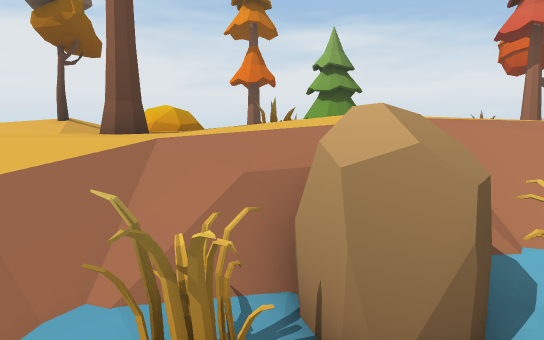
view 1 (above)

19 first-person views from a walk through a Unity game level. The camera is 1.4 m above the floor, tilts 6° down and sees 75° across. The floor is counted in squares, 1 m on a side. Each view is taken from the middle of a square. On the plan, view 1 faces up. The plan holds only what a view shows up to about 15 squares ahead; the rest is blank. The place goes on beyond the plan. Some animated figures are left out. Some surface patterns are stand-ins.

view 2
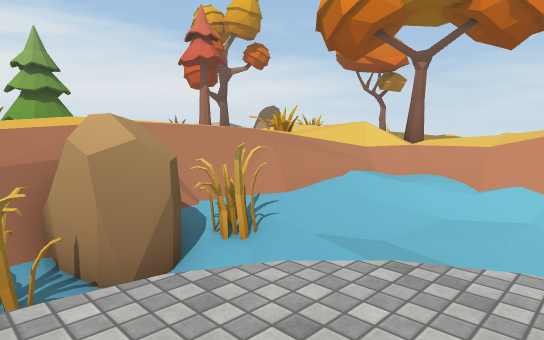

view 3
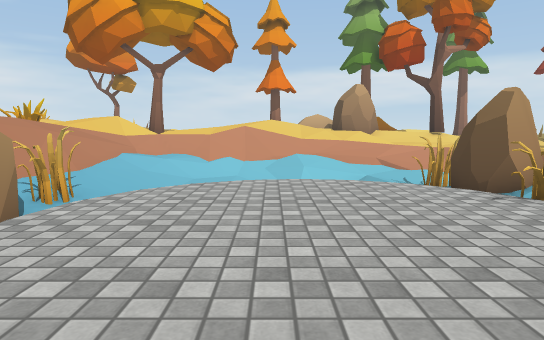

view 4
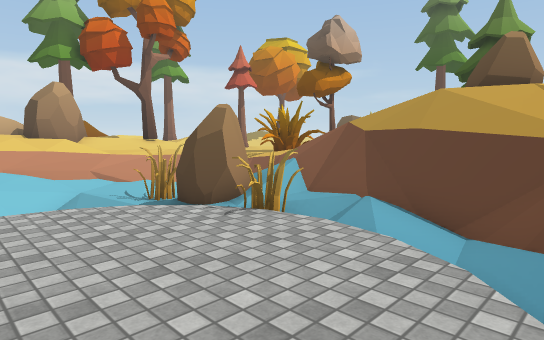

view 5
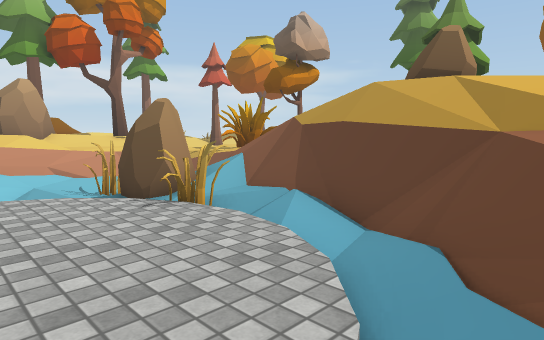

view 6
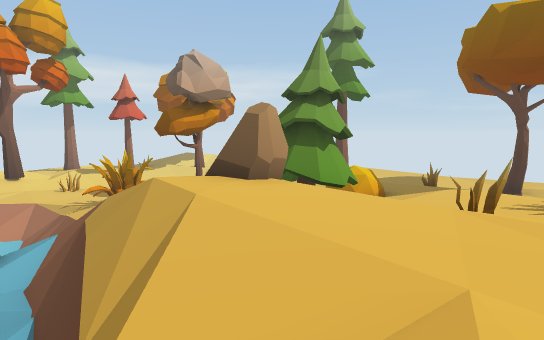

view 7
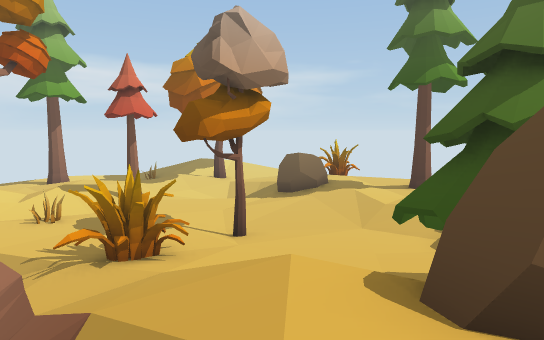

view 8
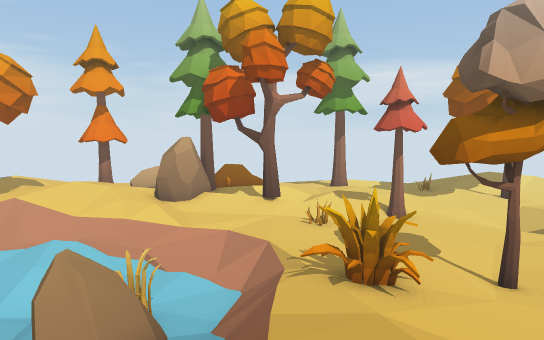

view 9
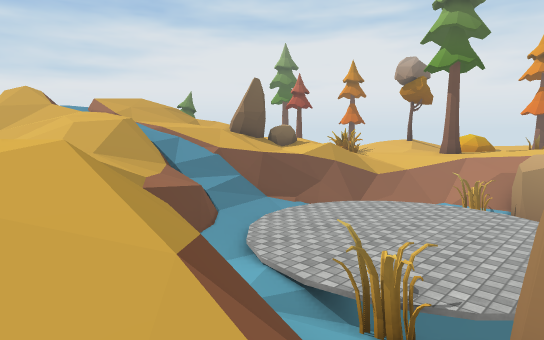

view 10
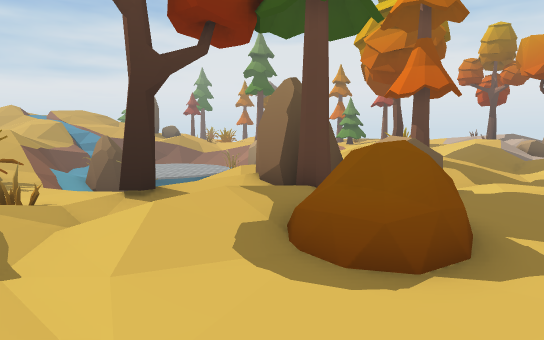

view 11
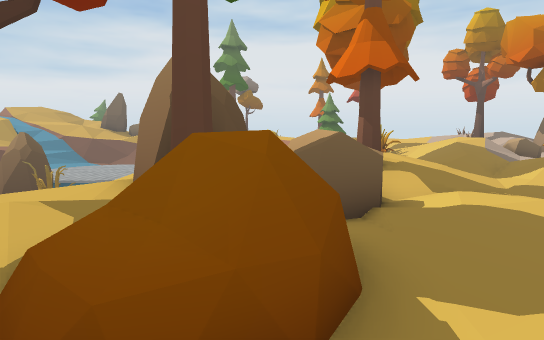

view 12
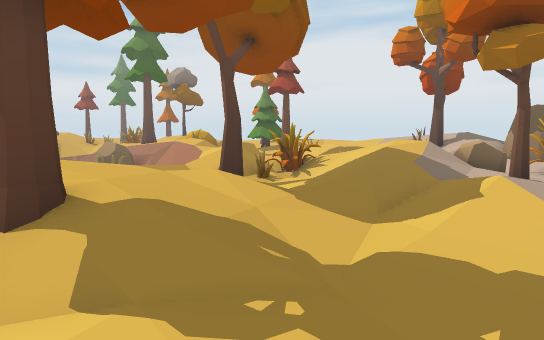

view 13
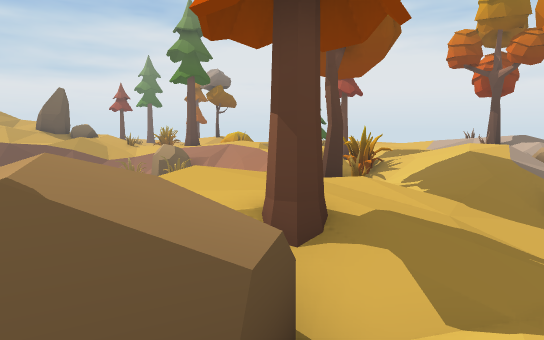

view 14
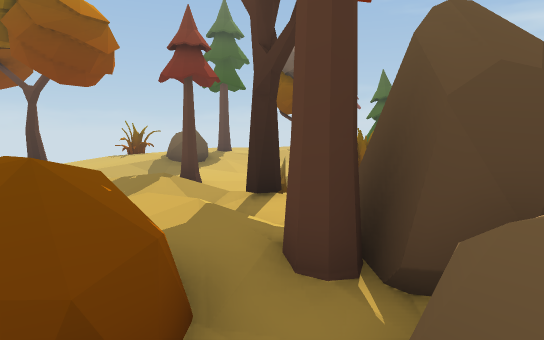

view 15
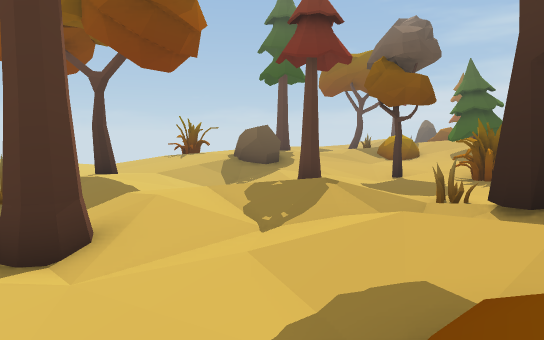

view 16
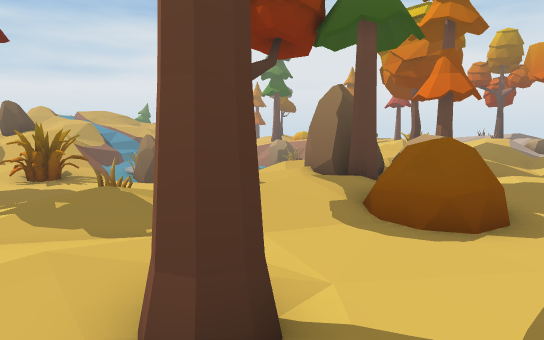

view 17
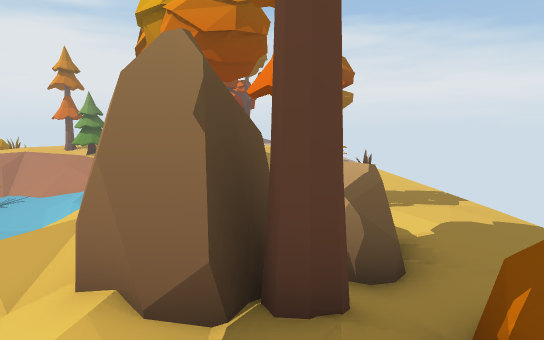

view 18
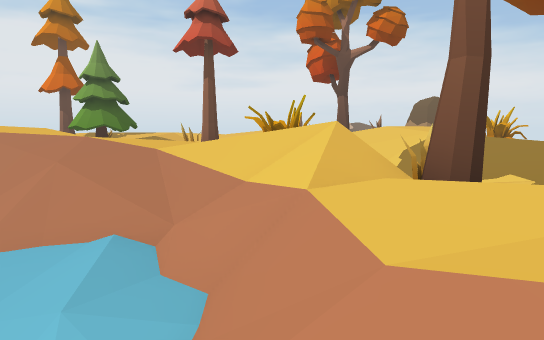

view 19
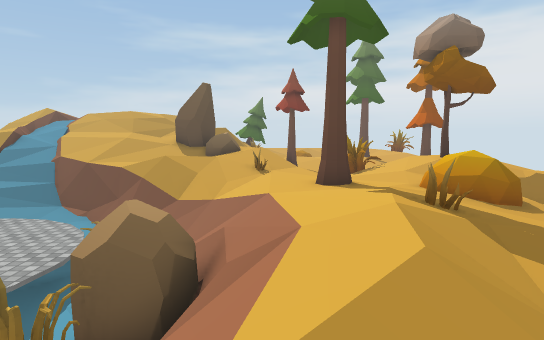

### Floor plan
Key: @ floor where view 1 was taken; # wall or solid block; x gap in a wall; . main floor; : floor 0.25 m higher than the main floor; - floor 0.25 m lower than the main floor; + floor 0.5 m higher than the main floor; * floor 0.75 m higher than the main floor; _ floor 0.75 m lower than the main floor; % floor 1 m higher than the main floor; & floor 1.25 m higher than the main floor; < floor 1.25 m lower than the main floor; $ floor 1.5 m higher than the main floor; ( floor 1.5 m lower than the main floor; ! floor 1.75 m lower than the main floor; / step, stairs or slope; = window, fence, low wall or low ledge; ^ raised ledge; v drop or lower ground; T tree; P plant.
Columns run from 8 left of view 1 to 19 right of it. Each row starts with its distance up from view 1.
 16                     T
 15    //               T   ##
 14    /..    TT            .#
 13 T//  P/  TTT             ##x
 12 */+ PPP..:TT            =##
 11 /+++PP/:::             /=-
 10   ++++++++/.       //%/=:
  9   +++*****///     :+/%//:.
  8     TT***%////   =#///*/:T
  7 +++*******%%//   ##///*/.T
  6 /++++++/////*/**/  /////:
  5 //+::////vv/==///*//.////+/
  4 ///////==##/////////..//.//
  3 %//////P/##P///////T ./+////
  2  &/=//  (!//</////+/  /:....
  1   #=/==__=!(<<////+/ /+:...-
  0 **===___@__(<(<<///***///.--
 -1 /==</_______ (/////****//..-
 -2 /=//________   ///////TT/...
 -3 ////________  !//////*/^....
 -4 ////________  !/////**=^^..-
 -5 /////______/ ///////:##^=..
 -6 ////#//__////<<<////###=...-
 -7 ////=#_//P###P<<//-.##TTPP.-
 -8 /%///====#/##<<<//--/://PP.
 -9  %/////=v=////////--/://PP.-
-10  %&&$$$//////////--.T//:...-
-11  &&&$$==////.##-----////....
-12   &&$ #  //:###-----//......
-13       TTT//..##----//+/..T..
-14   %** TTT/..-------/::::/T
-15   ****TTT..--T-----T.:::/  .

Positions as (right, up) in squares from view 1, and headings:
1: (0, 0), facing up
2: (-1, -2), facing up-right
3: (-5, -2), facing right
4: (-4, -2), facing down-right
5: (-5, -3), facing down-right
6: (-7, -7), facing down-right
7: (-2, -9), facing down-right
8: (-2, -10), facing right
9: (3, -11), facing up-left
10: (19, -13), facing up-left
11: (19, -10), facing up-left
12: (19, -3), facing up-left
13: (17, -5), facing up-left
14: (17, -5), facing down-left
15: (18, -9), facing down-left
16: (19, -15), facing up-left
17: (14, -10), facing up
18: (9, -1), facing up
19: (7, 6), facing left
